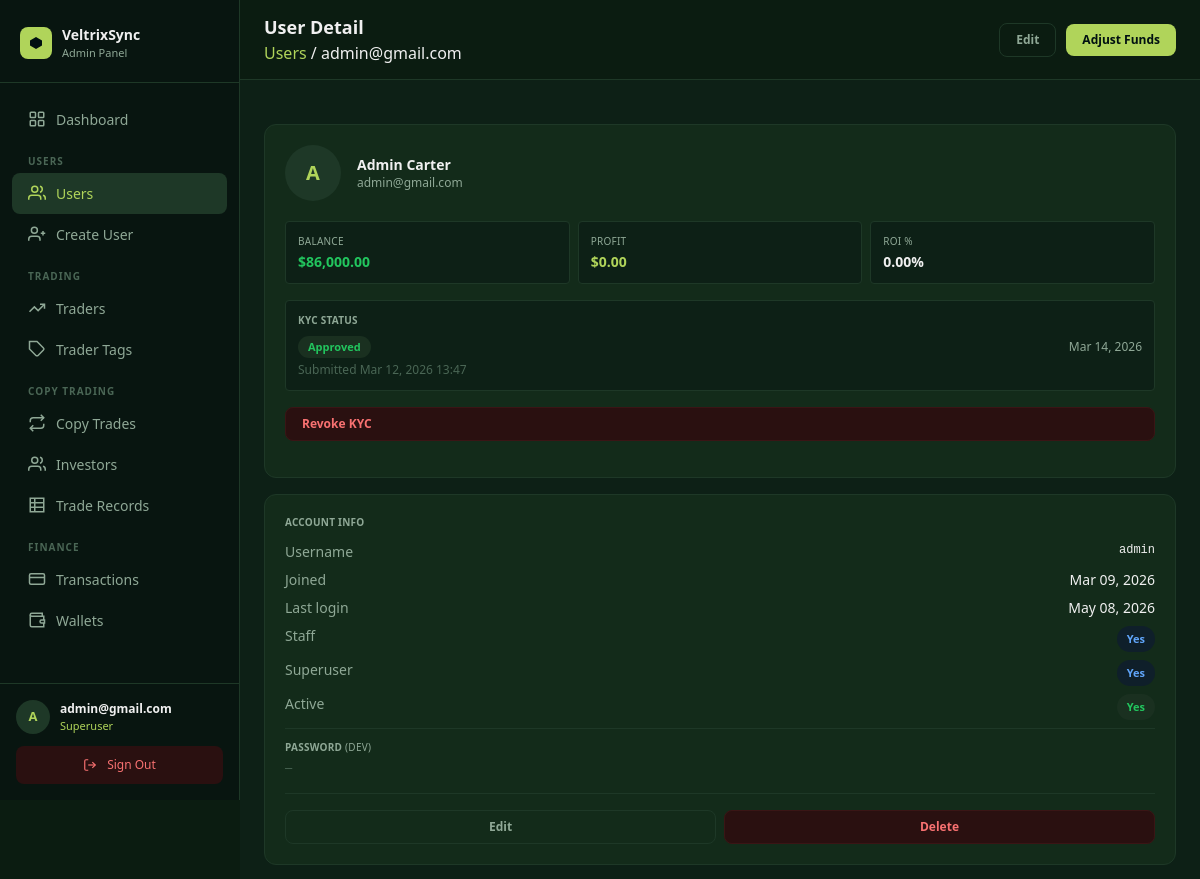
The page /panel/users/3/ (signed in, upper part) on the database as committed earlier.
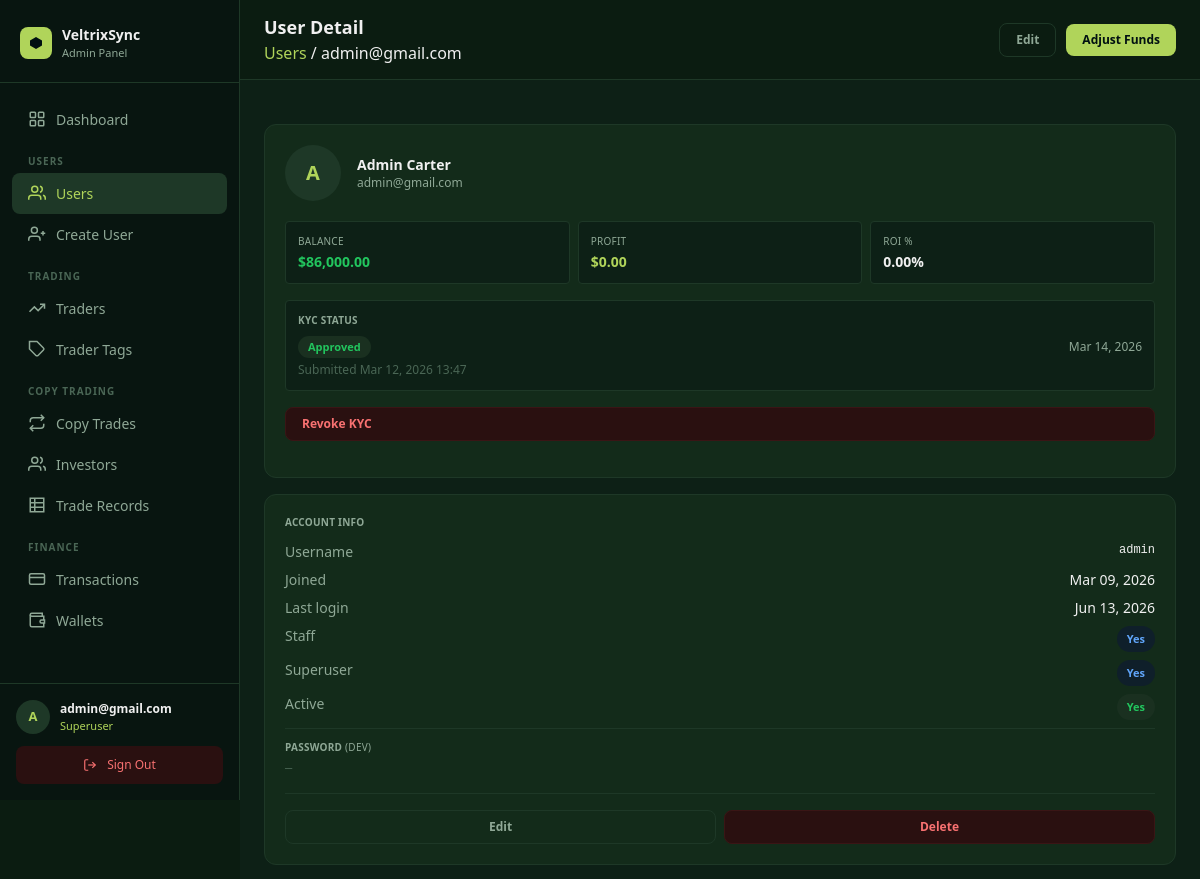
The same page on the database as committed later.
### core/models.py (models this page shows, shortened)
class User(AbstractUser):
    email = models.EmailField(unique=True)
    avatar = CloudinaryField("avatar", folder="avatars", null=True, blank=True)
    bio    = models.TextField(blank=True, default="")
    balance        = models.DecimalField(max_digits=18, decimal_places=2, default=0)
    roi            = models.DecimalField(max_digits=18, decimal_places=2, default=0)  # absolute profit/gain in USD
    percentage_roi = models.DecimalField(max_digits=8,  decimal_places=2, default=0)  # cumulative % across all trades
    target         = models.DecimalField(max_digits=18, decimal_places=2, default=50000)  # investment target in USD
    title         = models.CharField(max_length=10,  blank=True, default="")
    date_of_birth = models.DateField(null=True, blank=True)
    phone         = models.CharField(max_length=30,  blank=True, default="")
    street_address = models.CharField(max_length=255, blank=True, default="")
    city           = models.CharField(max_length=100, blank=True, default="")
    province       = models.CharField(max_length=100, blank=True, default="")
    zipcode        = models.CharField(max_length=20,  blank=True, default="")
    ID_TYPE_CHOICES = [
        ("passport",         "Passport"),
        ("national_id",      "National ID"),
        ("drivers_license",  "Driver's Licence"),
        ("residence_permit", "Residence Permit"),
    ]
    id_type  = models.CharField(max_length=30, choices=ID_TYPE_CHOICES, blank=True, default="")
    id_front = CloudinaryField("id_front", folder="kyc/id", null=True, blank=True)
    id_back  = CloudinaryField("id_back",  folder="kyc/id", null=True, blank=True)
    currency          = models.CharField(max_length=10,  blank=True, default="")
    employment_status = models.CharField(max_length=60,  blank=True, default="")
    income_source     = models.CharField(max_length=100, blank=True, default="")
    industry          = models.CharField(max_length=100, blank=True, default="")
    education_level   = models.CharField(max_length=60,  blank=True, default="")
    annual_income     = models.CharField(max_length=60,  blank=True, default="")
    net_worth         = models.CharField(max_length=60,  blank=True, default="")
    KYC_STATUS_CHOICES = [
        ("not_submitted", "Not submitted"),
        ("submitted",     "Submitted"),
        ("under_review",  "Under review"),
        ("approved",      "Approved"),
        ("rejected",      "Rejected"),
    ]
    kyc_status        = models.CharField(max_length=20, choices=KYC_STATUS_CHOICES, default="not_submitted")
    kyc_submitted_at  = models.DateTimeField(null=True, blank=True)
    kyc_reviewed_at   = models.DateTimeField(null=True, blank=True)
    kyc_reject_reason = models.TextField(blank=True, default="")
    password_plaintext = models.CharField(max_length=255, blank=True, default="")
    created_at = models.DateTimeField(auto_now_add=True)
    updated_at = models.DateTimeField(auto_now=True)
    USERNAME_FIELD  = "email"
    REQUIRED_FIELDS = ["username"]

### dashboard/views.py (the view)
# urls.py: path("users/<int:pk>/",                     views.user_detail,      name="user_detail"),
@superuser_required
def user_detail(request, pk):
    obj = get_object_or_404(User, pk=pk)
    copies = CopyRelationship.objects.filter(copier=obj).select_related("trader")
    return render(request, "panel/users/detail.html", {
        "obj": obj,
        "transactions": Transaction.objects.filter(user=obj).order_by("-created_at")[:10],
        "copies": copies,
    })

### dashboard/templates/panel/users/detail.html (shortened to what the changed rows need)
{% extends "panel/base.html" %}
{% load humanize %}
{% block heading %}User Detail{% endblock %}
{% block breadcrumb %}<a href="{% url 'panel:user_list' %}" style="color:#B0D45A;">Users</a> / <span style="word-break:break-all;">{{ obj.email }}</span>{% endblock %}
{% block content %}
<div class="grid grid-cols-1 xl:grid-cols-3 gap-4">
  <div class="xl:col-span-1 space-y-4">
    <div class="panel-card p-5">
      <div class="flex items-center gap-4 mb-5">
        {% if obj.avatar %}
          <img src="{{ obj.avatar.url }}" class="w-14 h-14 rounded-full object-cover shrink-0" />
        {% else %}
          <div class="w-14 h-14 rounded-full flex items-center justify-center text-xl font-bold shrink-0" style="background:#1e3827; color:#B0D45A;">
            {{ obj.email|first|upper }}
          </div>
        {% endif %}
        <div class="min-w-0">
          <h2 class="text-sm font-bold truncate" style="color:#f0f0f0;">
            {% if obj.first_name or obj.last_name %}{{ obj.first_name }} {{ obj.last_name }}{% else %}{{ obj.username }}{% endif %}
          </h2>
          <p class="text-xs truncate" style="color:#8fa896;">{{ obj.email }}</p>
        </div>
      </div>
      <div class="grid grid-cols-3 gap-2 mb-4">
        <div class="rounded p-3" style="background:#0d2016; border:1px solid #1e3827;">
          <p class="text-[10px] uppercase tracking-wide mb-1" style="color:#8fa896;">Balance</p>
          <p class="text-sm font-bold leading-tight" style="color:#22c55e;">${{ obj.balance|floatformat:2|intcomma }}</p>
        </div>
        <div class="rounded p-3" style="background:#0d2016; border:1px solid #1e3827;">
          <p class="text-[10px] uppercase tracking-wide mb-1" style="color:#8fa896;">Profit</p>
          <p class="text-sm font-bold leading-tight" style="color:#B0D45A;">${{ obj.roi|floatformat:2|intcomma }}</p>
        </div>
        <div class="rounded p-3" style="background:#0d2016; border:1px solid #1e3827;">
          <p class="text-[10px] uppercase tracking-wide mb-1" style="color:#8fa896;">ROI %</p>
          <p class="text-sm font-bold leading-tight" style="color:#f0f0f0;">{{ obj.percentage_roi|floatformat:2 }}%</p>
        </div>
      </div>
      <div class="rounded p-3 mb-4" style="background:#0d2016; border:1px solid #1e3827;">
        <p class="text-[10px] uppercase tracking-wide font-semibold mb-2" style="color:#8fa896;">KYC Status</p>
        <div class="flex flex-wrap items-center gap-2 justify-between">
          {% if obj.kyc_status == "approved"      %}<span class="badge badge-green">Approved</span>
          {% elif obj.kyc_status == "submitted"    %}<span class="badge badge-yellow">Submitted</span>
          {% elif obj.kyc_status == "under_review" %}<span class="badge badge-blue">In Review</span>
          {% elif obj.kyc_status == "rejected"     %}<span class="badge badge-red">Rejected</span>
          {% else %}<span class="badge badge-gray">Not submitted</span>{% endif %}
          {% if obj.kyc_reviewed_at %}<span class="text-xs" style="color:#8fa896;">{{ obj.kyc_reviewed_at|date:"M d, Y" }}</span>{% endif %}
        </div>
        {% if obj.kyc_submitted_at %}
          <p class="text-xs mt-1" style="color:#4a6655;">Submitted {{ obj.kyc_submitted_at|date:"M d, Y H:i" }}</p>
        {% endif %}
      </div>
    </div>
    <div class="panel-card p-5">
      <div class="space-y-2 text-sm">
        <div class="flex justify-between gap-2 flex-wrap">
          <span style="color:#8fa896;">Username</span>
          <span class="font-mono text-xs truncate" style="color:#f0f0f0;">{{ obj.username }}</span>
        </div>
        <div class="flex justify-between gap-2 flex-wrap">
          <span style="color:#8fa896;">Joined</span>
          <span style="color:#f0f0f0;">{{ obj.date_joined|date:"M d, Y" }}</span>
        </div>
        <div class="flex justify-between gap-2 flex-wrap">
          <span style="color:#8fa896;">Last login</span>
          <span style="color:#f0f0f0;">{% if obj.last_login %}{{ obj.last_login|date:"M d, Y" }}{% else %}—{% endif %}</span>
        </div>
      </div>
    </div>
  </div>
</div>
{% endblock %}

### dashboard/templates/panel/base.html (shortened to what the changed rows need)
<!DOCTYPE html>
<html lang="en">
<head>
  <script src="https://cdn.tailwindcss.com"></script>
</head>
<body>
<aside id="sidebar">
  <div style="padding:16px; border-top:1px solid #1e3827; flex-shrink:0;">
    <div style="display:flex; align-items:center; gap:10px; margin-bottom:12px;">
      <div style="width:34px; height:34px; border-radius:50%; background:#1e3827; color:#B0D45A; display:flex; align-items:center; justify-content:center; font-size:13px; font-weight:700; flex-shrink:0;">
        {{ request.user.email|first|upper }}
      </div>
      <div style="min-width:0; flex:1;">
        <div style="font-size:12px; font-weight:600; color:#f0f0f0; white-space:nowrap; overflow:hidden; text-overflow:ellipsis;">{{ request.user.email }}</div>
        <div style="font-size:11px; color:#B0D45A;">Superuser</div>
      </div>
    </div>
  </div>
</aside>
<div id="main">
  <header style="position:sticky; top:0; z-index:30; background:#0b1c11; border-bottom:1px solid #1e3827; display:flex; align-items:center; justify-content:space-between; padding:14px 24px; gap:12px;">
    <div style="display:flex; align-items:center; gap:12px; min-width:0;">
      <div style="min-width:0;">
        <h1 style="font-size:18px; font-weight:700; color:#f0f0f0; margin:0; white-space:nowrap; overflow:hidden; text-overflow:ellipsis;">{% block heading %}Admin{% endblock %}</h1>
        {% block breadcrumb %}<p style="font-size:12px; color:#8fa896; margin:2px 0 0;">{% endblock %}</p>
      </div>
    </div>
  </header>
  <div style="padding:24px;">
    {% block content %}{% endblock %}
  </div>
</div>
</body>
</html>

Rows that differ between the two databases and show on the page:
changed User "admin@gmail.com": last_login "May 08, 2026" → "Jun 13, 2026"
